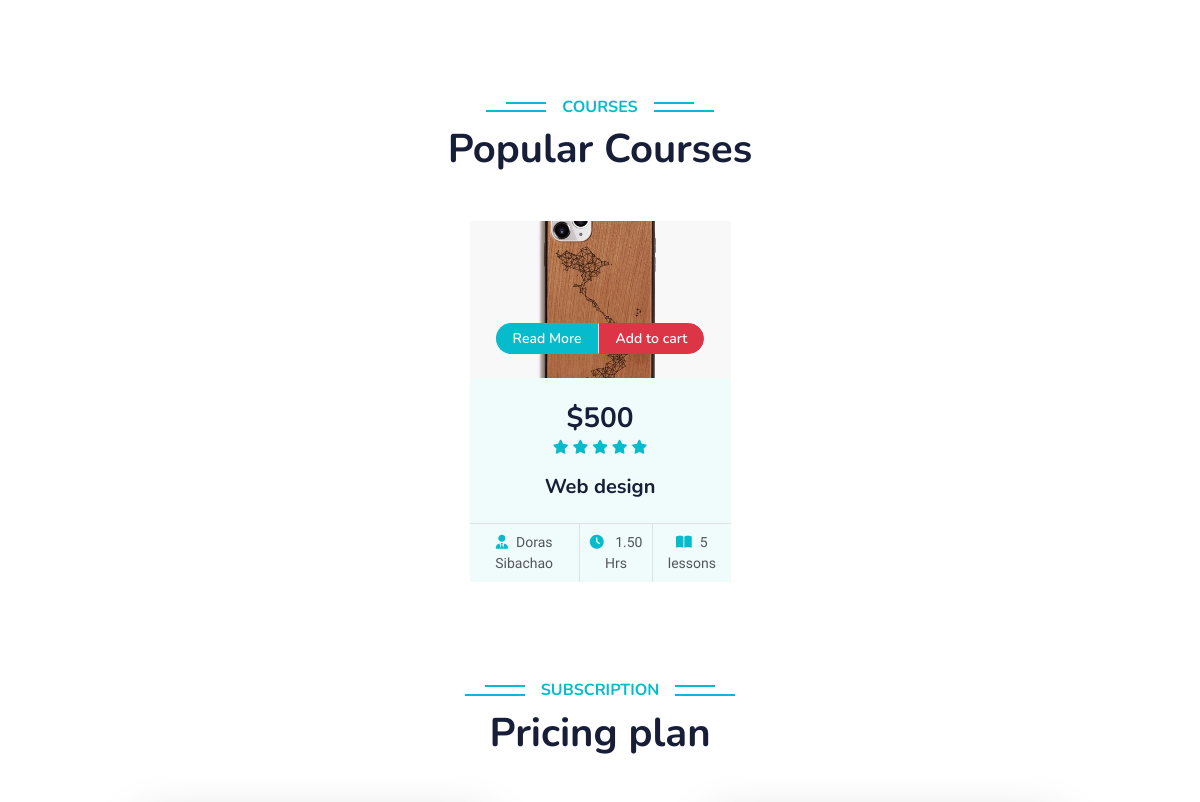
/ (middle part), run on an earlier commit of the app's database.
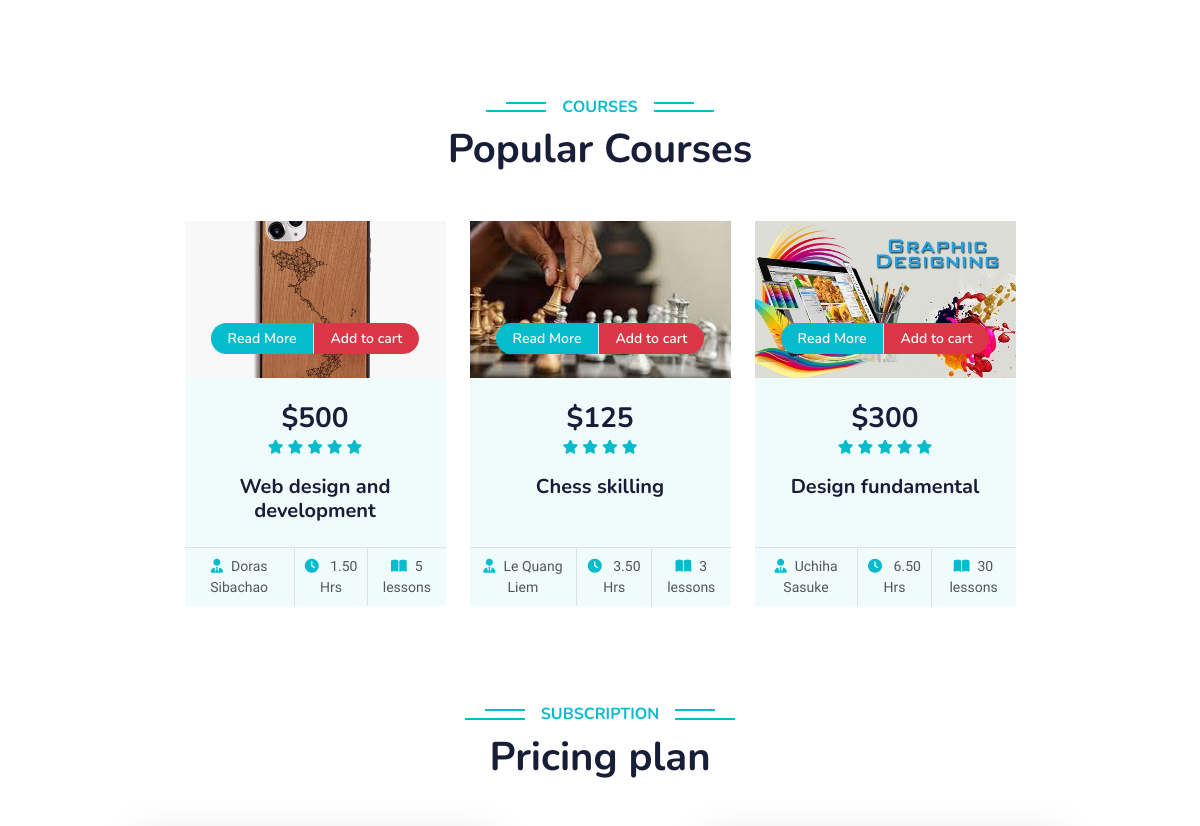
And on a later commit of the database.
### course/models.py (models this page shows, shortened)
class Course(models.Model):
    title = models.CharField(max_length=255)
    description = models.TextField()
    price = models.PositiveIntegerField(null=True,
                                        validators=[MinValueValidator(0)], blank=True)
    instructor = models.CharField(max_length=50)
    language = models.CharField(max_length=50, default='English')
    category = models.ForeignKey(
        Category, on_delete=models.PROTECT, blank=True, null=True)
    COURSE_STATUS_AVAILABLE = 'A'
    COURSE_STATUS_UNAVAILABLE = 'UA'
    COURSE_STATUS_CHOICES = [
        (COURSE_STATUS_AVAILABLE, 'Available'),
        (COURSE_STATUS_UNAVAILABLE, 'Unavailable')
    ]
    lesson_number = models.PositiveBigIntegerField(null=True,
                                                   validators=[MinValueValidator(0)], blank=True)
    course_status = models.CharField(
        max_length=2, choices=COURSE_STATUS_CHOICES, default=COURSE_STATUS_AVAILABLE)
    rated = models.PositiveSmallIntegerField(null=True,
                                             validators=[MinValueValidator(0), MaxValueValidator(5)], blank=True)
    duration = models.DecimalField(max_digits=6, decimal_places=2,
                                   validators=[MinValueValidator(0)], blank=True, null=True)
    image = ResizedImageField(size=[500, 300], crop=['middle', 'center'],  upload_to="course/course_image/", null=True, quality=100
                              )
    video = models.FileField(
        upload_to="course/course_video", null=True)
    slug = models.SlugField(max_length=200, unique=True,
                            null=True, blank=True)
    def get_url(self):
        return reverse('course_detail', args=[self.slug])
    def add_to_cart_url(self):
        return reverse('add_cart', args=[self.slug])

### WebProjectTeam08/views.py (the view)
# urls.py: 2. Add a URL to urlpatterns:  path('', views.home, name='home')
def home(request):
    courses = Course.objects.all().filter(course_status='A').order_by('pk')[:3]
    if request.user.is_authenticated:
        purchased_orders = OrderDetail.objects.filter(
            order__user=request.user, order__payment_status='C')
        if purchased_orders:
            for item in purchased_orders:
                purchased_courses = []
                purchased_courses.append(item.course)
        else:
            purchased_courses = None
    else:
        purchased_courses = None
    context = {
        'courses': courses,
        'purchased_courses': purchased_courses,
    }
    return render(request, 'home.html', context=context)

### course/context_processors.py (called while the page is built)
def menu_links(request):
    links = Category.objects.all()
    return dict(links=links)

### course/models.py (called while the page is built)
    def get_url(self):
        return reverse('course_by_category', args=[self.slug])

### templates/home.html (shortened to what this page needs)
{% extends 'base.html' %} {% load static %} {% block content %}
<div class="container-xxl py-5 category">
</div>
<div class="container-xxl py-5">
  <div class="container">
    <div class="text-center wow fadeInUp" data-wow-delay="0.1s">
      <h6 class="section-title bg-white text-center text-primary px-3">
        Courses
      </h6>
      <h1 class="mb-5">Popular Courses</h1>
    </div>
    <div class="row row-cols-lg-4 row-cols-md-2 g-4 justify-content-center">
      {% for course in courses %}
      <div class="col-lg-3 col-md-6 wow fadeInUp" data-wow-delay="0.5s">
        <div class="d-flex flex-column course-item bg-light h-100">
          <div class="position-relative overflow-hidden">
            <img class="img-fluid" src="{{course.image.url}}" alt="" />
            <div
              class="w-100 d-flex justify-content-center position-absolute bottom-0 start-0 mb-4"
            >
              <a
                href="{{course.get_url}}"
                class="flex-shrink-0 btn btn-sm btn-primary px-3 border-end"
                style="border-radius: 30px 0 0 30px"
                >Read More</a
              >
              {%if course in purchased_courses or request.user.on_subscription%}
              <a
                href="{{course.get_video_url}}"
                class="flex-shrink-0 btn btn-sm btn-warning px-3"
                style="border-radius: 0 30px 30px 0"
                >Learn now</a
              >
              {% else %}
              <a
                href="{{course.add_to_cart_url}}"
                class="flex-shrink-0 btn btn-sm btn-danger px-3"
                style="border-radius: 0 30px 30px 0"
                >Add to cart</a
              >
              {% endif %}
            </div>
          </div>
          <div class="text-center p-4 pb-0 flex-fill">
            <h3 class="mb-0">${{course.price}}</h3>
            <div class="mb-3">
              {% for i in course.rated|center:course.rated%}
              <small class="fa fa-star text-primary"></small>
              {% endfor %}
            </div>
            <h5 class="mb-4">{{ course.title }}</h5>
          </div>
          <div class="d-flex border-top">
            <small class="flex-fill text-center border-end py-2"
              ><i class="fa fa-user-tie text-primary me-2"></i
              >{{course.instructor}}</small
            >
            <small class="flex-fill text-center border-end py-2"
              ><i class="fa fa-clock text-primary me-2"></i> {{course.duration}}
              Hrs</small
            >
            <small class="flex-fill text-center py-2"
              ><i class="fa fa-book-open text-primary me-2"></i
              >{{course.lesson_number}} lessons
            </small>
          </div>
        </div>
      </div>
      {% endfor %}
    </div>
  </div>
</div>
<div class="container-xxl py-5">
  <div class="container">
    <div class="text-center wow fadeInUp" data-wow-delay="0.1s">
      <h6 class="section-title bg-white text-center text-primary px-3">
        Subscription
      </h6>
      <h1 class="mb-5">Pricing plan</h1>
    </div>
  </div>
</div>
{% endblock content %}

What changed in the data, as far as the page shows it:
changed Course "Doras Sibachao": title "Web design" → "Web design and development"
added Course: image (picture), price "125", rated 4 (drawn), title "Chess skilling", instructor "Le Quang Liem", duration "3.50", lesson_number "3"
added Course: image (picture), price "300", rated 5 (drawn), title "Design fundamental", instructor "Uchiha Sasuke", duration "6.50", lesson_number "30"
